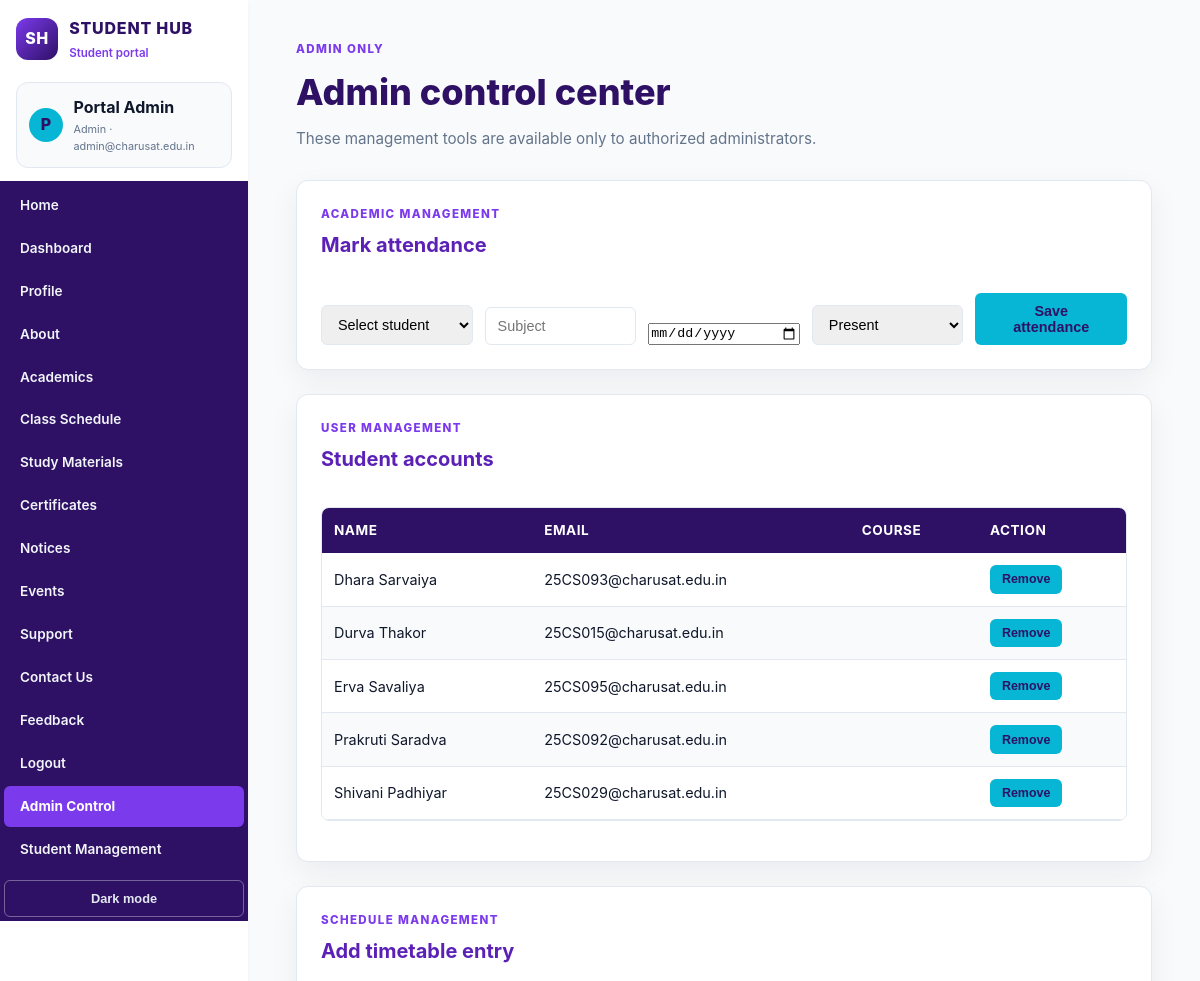
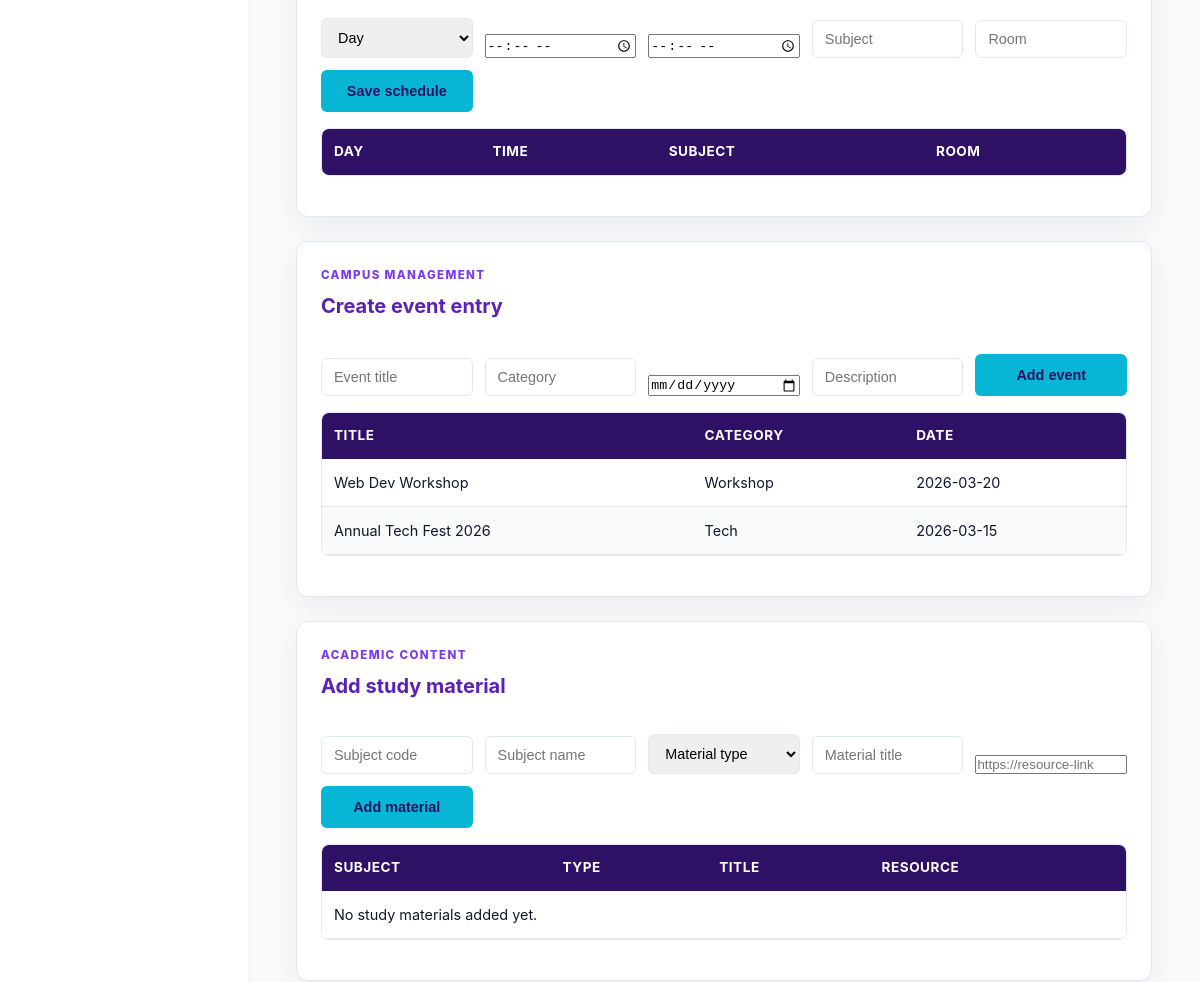
Before: /admin_management.php (signed in, upper part) with the older database file (2 pictures, top to bottom).
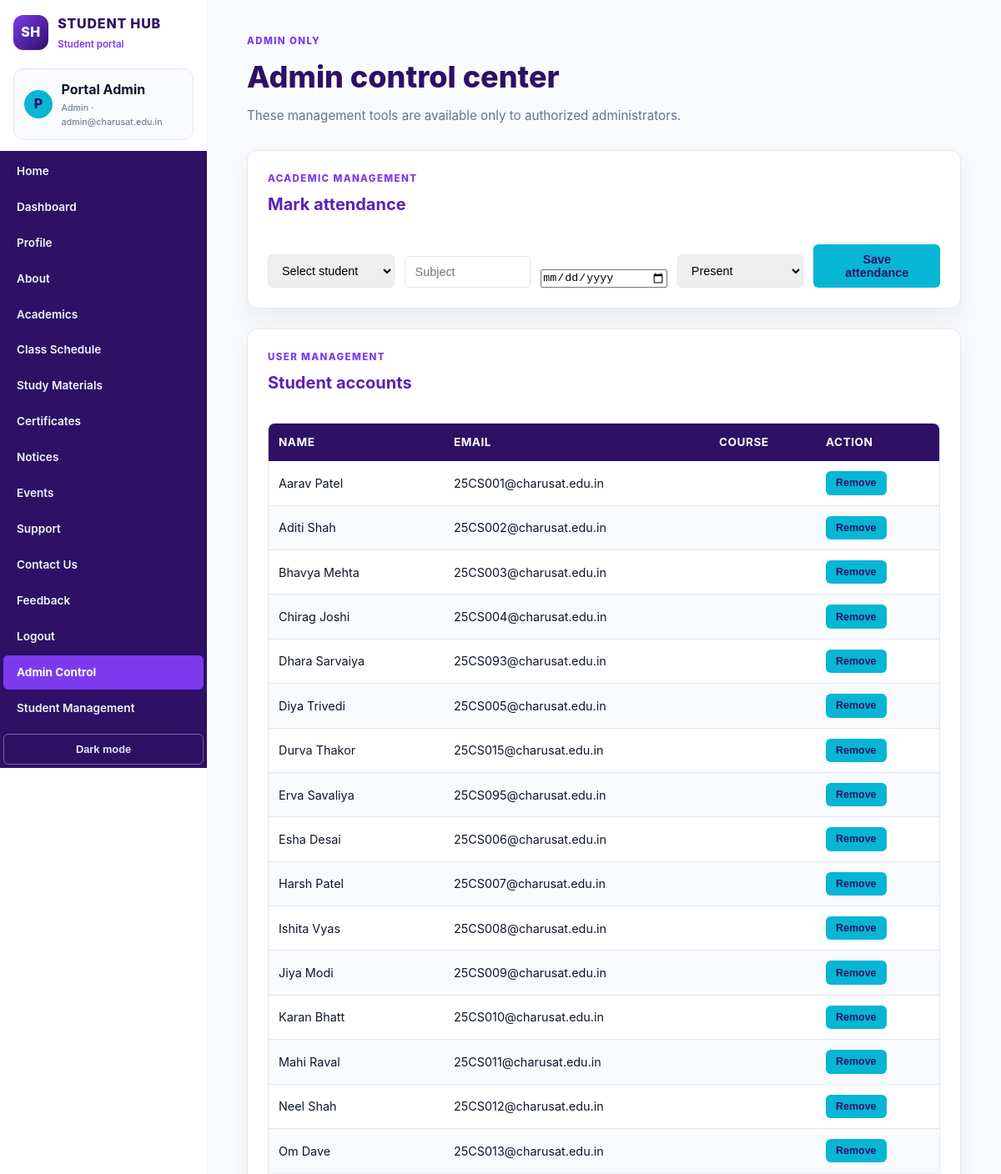
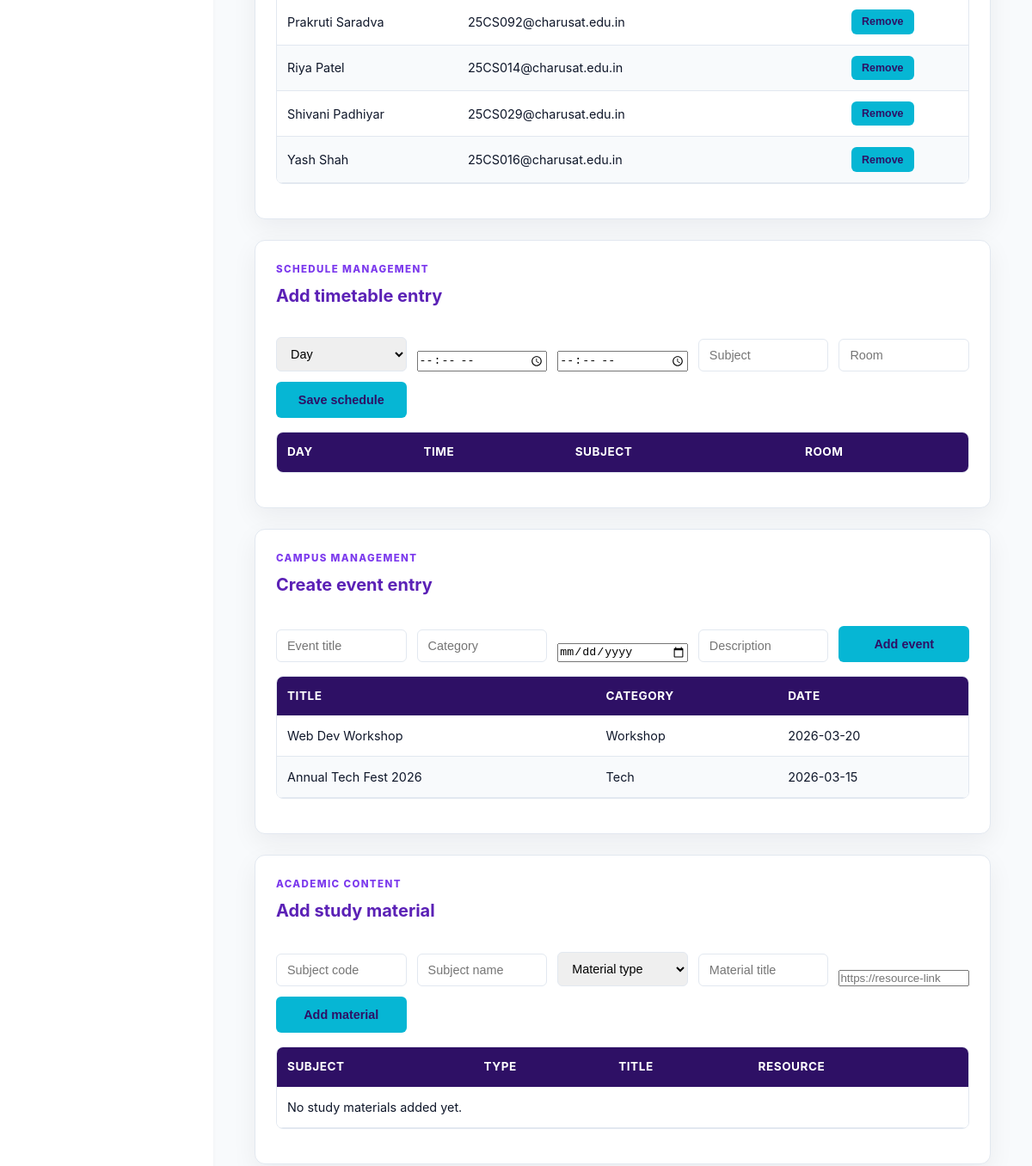
After: the same page with the newer database file (2 pictures, top to bottom).
### tables this page shows
CREATE TABLE IF NOT EXISTS students (
    id INT AUTO_INCREMENT PRIMARY KEY,
    fullname VARCHAR(100) NOT NULL,
    email VARCHAR(100) UNIQUE NOT NULL,
    password VARCHAR(255) NOT NULL,
    phone VARCHAR(20) DEFAULT NULL,
    course VARCHAR(100) DEFAULT NULL,
    academic_year VARCHAR(20) DEFAULT NULL,
    gender VARCHAR(20) DEFAULT NULL,
    profile_photo VARCHAR(255) DEFAULT NULL,
    status ENUM('active', 'inactive') NOT NULL DEFAULT 'active',
    role ENUM('admin', 'student') NOT NULL DEFAULT 'student',
    created_at TIMESTAMP DEFAULT CURRENT_TIMESTAMP
);

CREATE TABLE IF NOT EXISTS events (
    id INT AUTO_INCREMENT PRIMARY KEY,
    title VARCHAR(150) NOT NULL,
    category VARCHAR(50) NOT NULL,
    event_date DATE NOT NULL,
    description TEXT
);

### admin_management.php (the view, shortened to what the changed rows need)
<?php
require_once __DIR__ . '/page_session.php';
$pdo->exec(
    'CREATE TABLE IF NOT EXISTS attendance (
        id INT AUTO_INCREMENT PRIMARY KEY,
        student_id INT NOT NULL,
        subject VARCHAR(100) NOT NULL,
        attendance_date DATE NOT NULL,
        status ENUM("present", "absent") NOT NULL,
        UNIQUE KEY attendance_entry (student_id, subject, attendance_date),
        FOREIGN KEY (student_id) REFERENCES students(id) ON DELETE CASCADE
    )'
);
$pdo->exec(
    'CREATE TABLE IF NOT EXISTS timetable (
        id INT AUTO_INCREMENT PRIMARY KEY,
        day_name VARCHAR(20) NOT NULL,
        start_time TIME NOT NULL,
        end_time TIME NOT NULL,
        subject VARCHAR(100) NOT NULL,
        room VARCHAR(50) DEFAULT NULL
    )'
);
$pdo->exec(
    'CREATE TABLE IF NOT EXISTS study_materials (
        id INT AUTO_INCREMENT PRIMARY KEY,
        subject_code VARCHAR(30) NOT NULL,
        subject_name VARCHAR(150) NOT NULL,
        material_type VARCHAR(50) NOT NULL,
        title VARCHAR(150) NOT NULL,
        resource_url VARCHAR(500) NOT NULL,
        created_at TIMESTAMP DEFAULT CURRENT_TIMESTAMP
    )'
);
$pdo->exec(
    'CREATE TABLE IF NOT EXISTS certificates (
        id INT AUTO_INCREMENT PRIMARY KEY,
        student_id INT NOT NULL,
        certificate_type VARCHAR(100) NOT NULL,
        certificate_number VARCHAR(50) NOT NULL UNIQUE,
        issued_at DATE NOT NULL,
        status ENUM("issued", "revoked") NOT NULL DEFAULT "issued",
        FOREIGN KEY (student_id) REFERENCES students(id) ON DELETE CASCADE
    )'
);
$students = $pdo->query(
    "SELECT id, fullname, email, course, academic_year
     FROM students WHERE role = 'student' ORDER BY fullname"
)->fetchAll();
$events = $pdo->query(
    'SELECT title, category, event_date FROM events ORDER BY event_date DESC LIMIT 8'
)->fetchAll();
?>
<!DOCTYPE html>
<html lang="en">
<head>
    <link rel="stylesheet" href="style.css?v=20261022">
</head>
<body>
<?php renderPortalHeader(); ?>
<main id="main-content">
    <div class="page-heading">
        <div>
            <h1>Admin control center</h1>
        </div>
    </div>
    <section id="attendance" class="admin-section">
        <div class="section-heading"><div><p class="eyebrow">ACADEMIC MANAGEMENT</p><h2>Mark attendance</h2></div></div>
    </section>
    <section id="students" class="admin-section">
        <div class="section-heading"><div><p class="eyebrow">USER MANAGEMENT</p><h2>Student accounts</h2></div></div>
        <div class="admin-table-wrap"><table><thead><tr><th>Name</th><th>Email</th><th>Course</th><th>Action</th></tr></thead><tbody>
        <?php foreach ($students as $student): ?><tr><td><?= htmlspecialchars($student['fullname']) ?></td><td><?= htmlspecialchars($student['email']) ?></td><td></td><td><form method="post" onsubmit="return confirm('Remove this student account?');"><button class="btn btn-danger" type="submit">Remove</button></form></td></tr><?php endforeach; ?>
        </tbody></table></div>
    </section>
    <section id="timetable" class="admin-section">
        <div class="section-heading"><div><p class="eyebrow">SCHEDULE MANAGEMENT</p><h2>Add timetable entry</h2></div></div>
        <div class="admin-table-wrap"><table><thead><tr><th>Day</th><th>Time</th><th>Subject</th><th>Room</th></tr></thead></table></div>
    </section>
    <section id="events" class="admin-section">
        <div class="section-heading"><div><p class="eyebrow">CAMPUS MANAGEMENT</p><h2>Create event entry</h2></div></div>
        <div class="admin-table-wrap"><table><thead><tr><th>Title</th><th>Category</th><th>Date</th></tr></thead><tbody><?php foreach ($events as $event): ?><tr><td><?= htmlspecialchars($event['title']) ?></td><td><?= htmlspecialchars($event['category']) ?></td><td><?= htmlspecialchars($event['event_date']) ?></td></tr><?php endforeach; ?></tbody></table></div>
    </section>
    <section id="materials" class="admin-section">
        <div class="section-heading"><div><p class="eyebrow">ACADEMIC CONTENT</p><h2>Add study material</h2></div></div>
        <div class="admin-table-wrap"><table><thead><tr><th>Subject</th><th>Type</th><th>Title</th><th>Resource</th></tr></thead></table></div>
    </section>
</main>
</body>
</html>

### page_session.php (shortened to what the changed rows need)
<?php
function renderPortalHeader(): void
{
    $currentPage = basename($_SERVER['PHP_SELF']);
    $dashboardPage = (($_SESSION['role'] ?? '') === 'admin')
        ? 'admin_dashboard.php'
        : 'student_dashboard.php';
    $links = [
        'index.php' => 'Home',
        'dashboard.php' => 'Dashboard',
        'profile.php' => 'Profile',
        'about.php' => 'About',
        'academics.php' => 'Academics',
        'classschedule.php' => 'Class Schedule',
        'studymaterials.php' => 'Study Materials',
        'certificates.php' => 'Certificates',
        'notice.php' => 'Notices',
        'events.php' => 'Events',
        'studentsupport.php' => 'Support',
        'contact.php' => 'Contact Us',
        'feedback.php' => 'Feedback',
    ];
    echo '<header class="portal-sidebar" role="banner">'
        . '<div class="header-container">'
        . '<a class="brand" href="index.php"><span class="brand-mark">SH</span><span><strong>STUDENT HUB</strong><small>Student portal</small></span></a>'
        . '<button id="menu-toggle" class="hamburger-btn" aria-label="Toggle Navigation">&#9776;</button>'
        . '</div>';
    echo '<nav aria-label="Main Navigation"><ul class="nav-list" id="nav-list">';
    foreach ($links as $href => $label) {
        $current = ($href === $currentPage ||
            ($href === 'dashboard.php' && $currentPage === $dashboardPage))
            ? ' aria-current="page"'
            : '';
        echo '<li><a href="' . $href . '"' . $current . '>' . $label . '</a></li>';
    }
    echo '<li><button id="theme-toggle" class="theme-toggle">Dark mode</button></li>'
        . '</ul></nav></header>';
}

Changed rows visible on the page:
added students: fullname "Aarav Patel", email "25CS001@charusat.edu.in"
added students: fullname "Aditi Shah", email "25CS002@charusat.edu.in"
added students: fullname "Bhavya Mehta", email "25CS003@charusat.edu.in"
added students: fullname "Chirag Joshi", email "25CS004@charusat.edu.in"
added students: fullname "Diya Trivedi", email "25CS005@charusat.edu.in"
added students: fullname "Esha Desai", email "25CS006@charusat.edu.in"
added students: fullname "Harsh Patel", email "25CS007@charusat.edu.in"
added students: fullname "Ishita Vyas", email "25CS008@charusat.edu.in"
added students: fullname "Jiya Modi", email "25CS009@charusat.edu.in"
added students: fullname "Karan Bhatt", email "25CS010@charusat.edu.in"
added students: fullname "Mahi Raval", email "25CS011@charusat.edu.in"
added students: fullname "Neel Shah", email "25CS012@charusat.edu.in"
added students: fullname "Om Dave", email "25CS013@charusat.edu.in"
added students: fullname "Riya Patel", email "25CS014@charusat.edu.in"
added students: fullname "Yash Shah", email "25CS016@charusat.edu.in"
